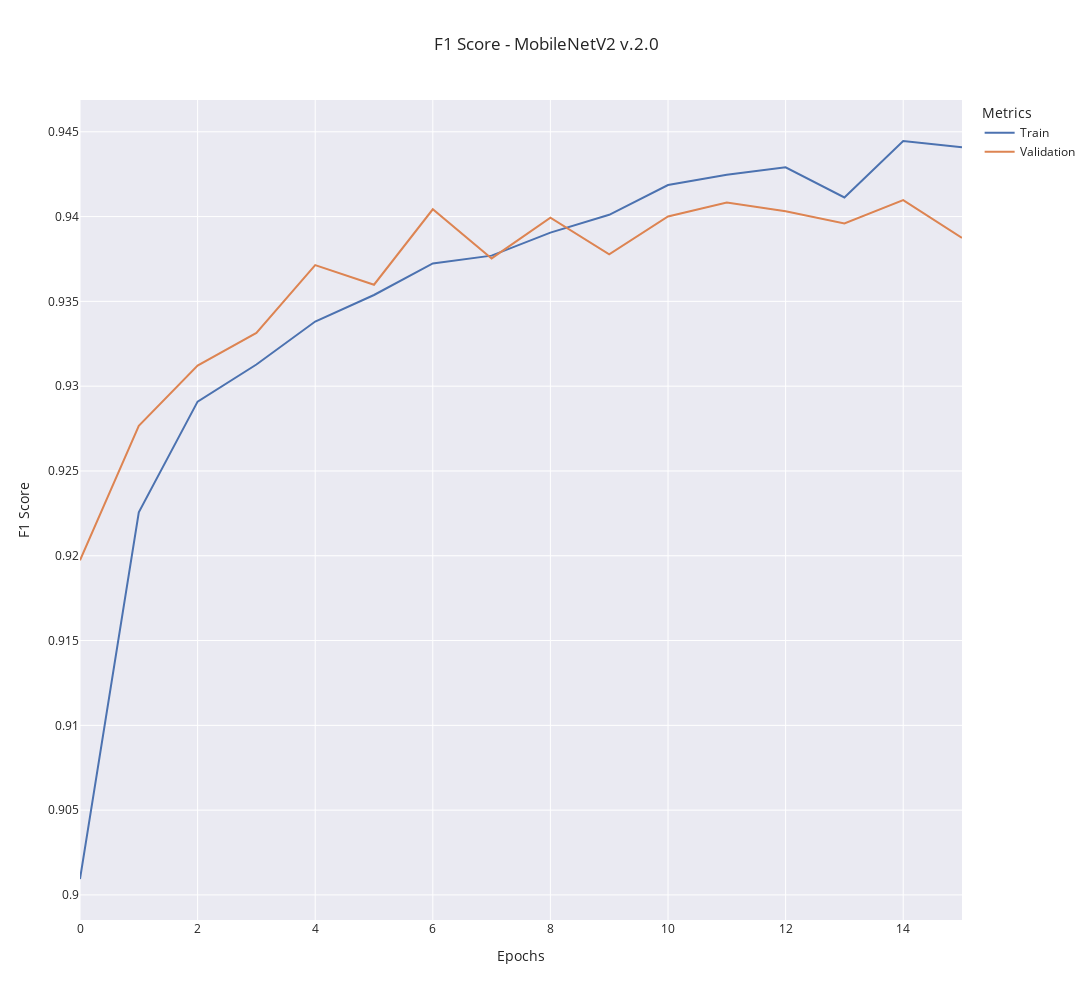

Source (notebook cell):
### Code cell
# Calcular F1-Score
train_metrics["f1_score"] = (
    2
    * (train_metrics["presision"] * train_metrics["recall"])
    / (train_metrics["presision"] + train_metrics["recall"])
)
validation_metrics["val_f1_score"] = (
    2
    * (validation_metrics["val_presision"] * validation_metrics["val_recall"])
    / (validation_metrics["val_presision"] + validation_metrics["val_recall"])
)

window_size = 0
train_data = (
    moving_average(train_metrics["f1_score"], window_size)
    if window_size != 0
    else train_metrics["f1_score"]
)
validation_data = (
    moving_average(validation_metrics["val_f1_score"], window_size)
    if window_size != 0
    else validation_metrics["val_f1_score"]
)

fig = go.Figure()

fig.add_trace(
    go.Scatter(
        y=train_data,
        x=np.arange(len(train_data)),
        mode="lines",
        name="Train",
    )
)

fig.add_trace(
    go.Scatter(
        y=validation_data,
        x=np.arange(len(validation_data)),
        mode="lines",
        name="Validation",
    )
)

fig.update_layout(
    title=f"F1 Score - {model_name} {version}",
    xaxis_title="Epochs",
    yaxis_title="F1 Score",
    legend_title="Metrics",
    template="seaborn",
    width=1200,
    height=1000,
)

fig.show()

### Figure 1 — Plotly figure (JSON) as saved in the notebook; plotly's stock layout.template omitted (floating-point values rounded to 4 significant figures)
{"data": [{"mode": "lines", "name": "Train", "type": "scatter", "x": [0, 1, 2, 3, 4, 5, 6, 7, 8, 9, 10, 11, 12, 13, 14, 15], "y": [0.9009, 0.9226, 0.9291, 0.9313, 0.9338, 0.9354, 0.9372, 0.9377, 0.9391, 0.9401, 0.9419, 0.9425, 0.9429, 0.9411, 0.9445, 0.9441]}, {"mode": "lines", "name": "Validation", "type": "scatter", "x": [0, 1, 2, 3, 4, 5, 6, 7, 8, 9, 10, 11, 12, 13, 14, 15], "y": [0.9197, 0.9277, 0.9312, 0.9331, 0.9371, 0.936, 0.9404, 0.9375, 0.9399, 0.9378, 0.94, 0.9408, 0.9403, 0.9396, 0.941, 0.9387]}], "layout": {"height": 1000, "legend": {"title": {"text": "Metrics"}}, "title": {"text": "F1 Score - MobileNetV2 v.2.0"}, "width": 1200, "xaxis": {"title": {"text": "Epochs"}}, "yaxis": {"title": {"text": "F1 Score"}}}}
